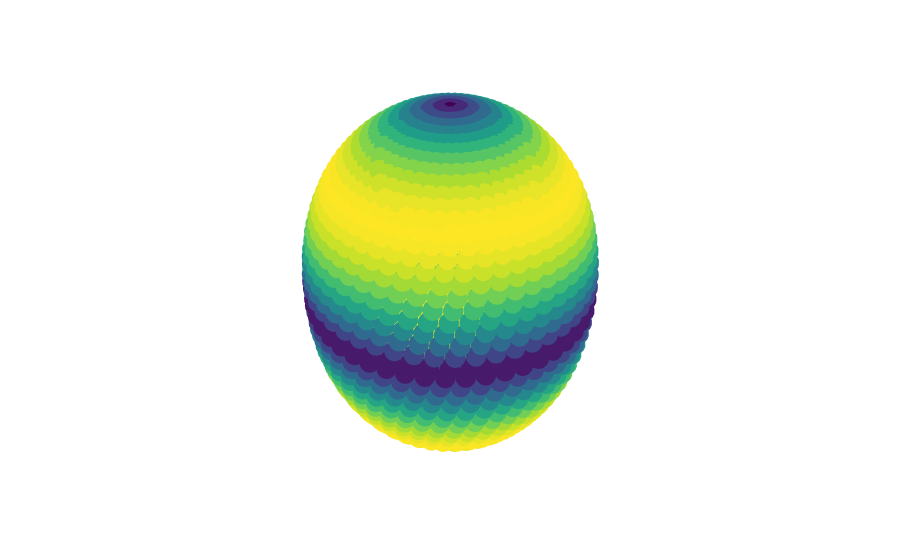

Notebook code for this chart:
### Markdown cell above
## A snapshot of this mode
The locations on the sample are coloured using the absolute value of the amplitude of the displacement vector.

### Code cell
import plotly.graph_objects as go

fig = go.Figure(data=[go.Scatter3d(
    x=xs,
    y=ys,
    z=zs,
    mode='markers',
    marker=dict(
        size=12,
        color=numpy.sqrt(DU[:,0]**2 + DU[:,1]**2 + DU[:,2]**2),                # set color to an array/list of desired values
        colorscale='Viridis',   # choose a colorscale
        opacity=1.0,
        colorbar=None
    )
)])

# tight layout
fig.update_layout(margin=dict(l=0, r=0, b=0, t=0),
                  # Remove axes from scene (comment this scene property if you want to see the axes)
                  scene = dict(
                      xaxis = dict(visible=False),
                      yaxis = dict(visible=False),
                      zaxis =dict(visible=False)
                      )
                  )
fig.show()

### Figure 1 — Plotly figure (JSON) as saved in the notebook; plotly's stock layout.template omitted (floating-point values rounded to 4 significant figures; data arrays with more than 128 entries replaced by an {"elided": "..."} marker saying what was removed)
{"data": [{"marker": {"color": {"elided": "2500 float values"}, "colorscale": [[0, "#440154"], [0.1111, "#482878"], [0.2222, "#3e4989"], [0.3333, "#31688e"], [0.4444, "#26828e"], [0.5556, "#1f9e89"], [0.6667, "#35b779"], [0.7778, "#6ece58"], [0.8889, "#b5de2b"], [1, "#fde725"]], "opacity": 1, "size": 12}, "mode": "markers", "type": "scatter3d", "x": {"elided": "2500 float values"}, "y": {"elided": "2500 float values"}, "z": {"elided": "2500 float values"}}], "layout": {"margin": {"b": 0, "l": 0, "r": 0, "t": 0}, "scene": {"xaxis": {"visible": false}, "yaxis": {"visible": false}, "zaxis": {"visible": false}}}}
